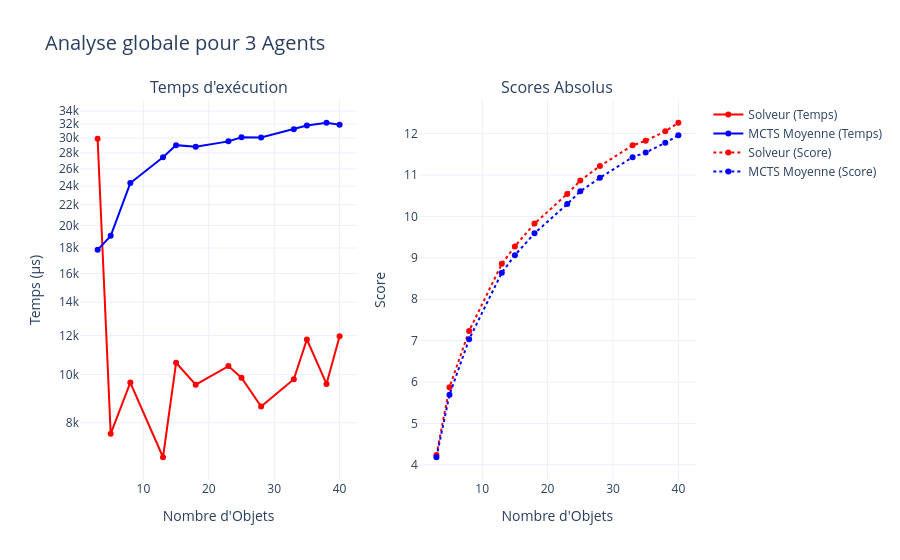
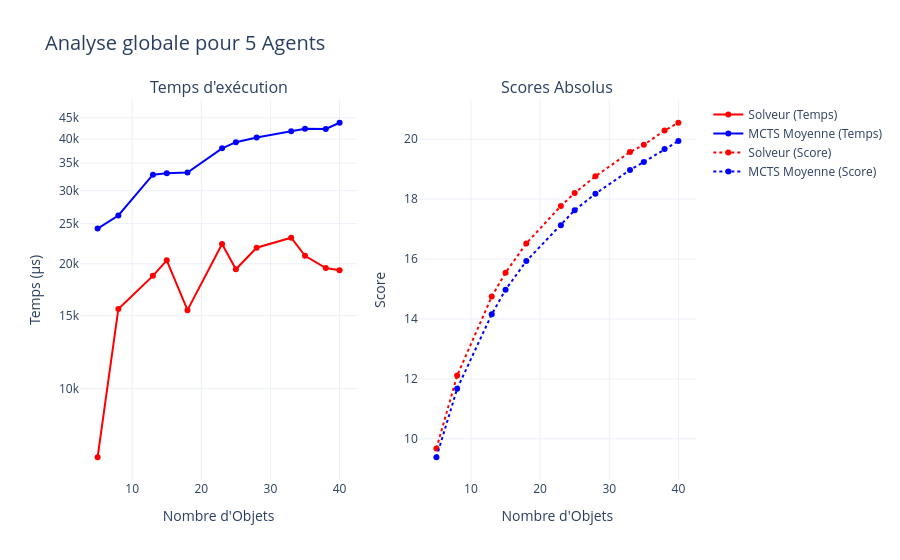
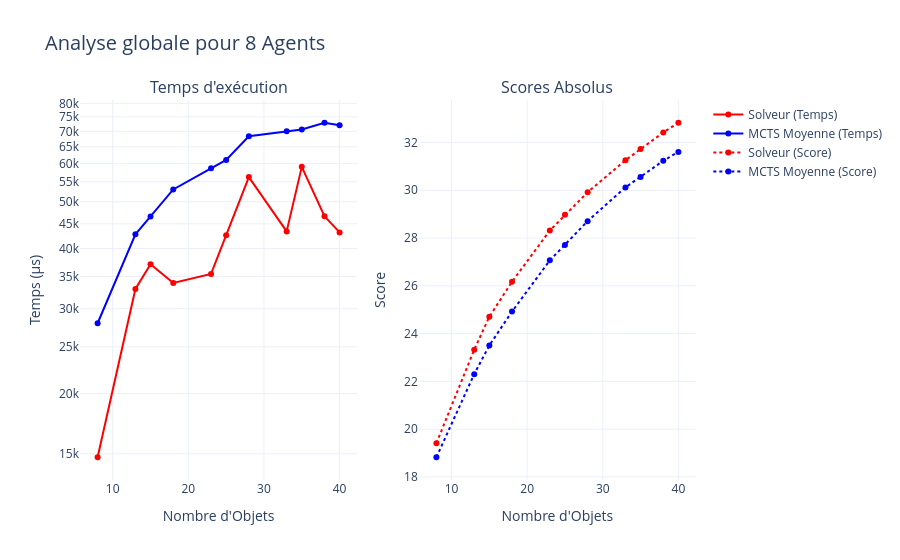
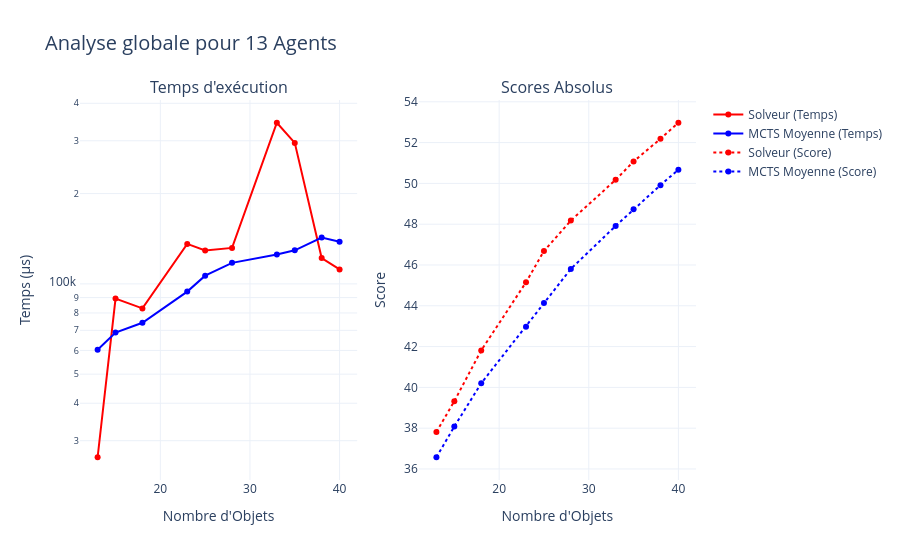

Notebook code for these charts, in order:
### Code cell
plot_comparisons_interactive(df)
plot_impact_ratio_interactive(df)
plot_ratio_impact_on_score_interactive(df)
plot_erreur_normalisee_interactive(df)

### Figure 1 — Plotly figure (JSON) as saved in the notebook; plotly's stock layout.template omitted (floating-point values rounded to 4 significant figures)
{"data": [{"line": {"color": "red"}, "mode": "lines+markers", "name": "Solveur (Temps)", "type": "scatter", "x": [3, 5, 8, 13, 15, 18, 23, 25, 28, 33, 35, 38, 40], "xaxis": "x", "y": [29890.0, 7600.0, 9639.0, 6817.0, 10570.0, 9547.0, 10410.0, 9863.0, 8627.0, 9794.0, 11770.0, 9581.0, 11950.0], "yaxis": "y"}, {"line": {"color": "blue"}, "mode": "lines+markers", "name": "MCTS Moyenne (Temps)", "type": "scatter", "x": [3, 5, 8, 13, 15, 18, 23, 25, 28, 33, 35, 38, 40], "xaxis": "x", "y": [17850.0, 19050.0, 24340.0, 27440.0, 29020.0, 28810.0, 29540.0, 30110.0, 30060.0, 31260.0, 31810.0, 32200.0, 31900.0], "yaxis": "y"}, {"line": {"color": "red", "dash": "dot"}, "mode": "lines+markers", "name": "Solveur (Score)", "type": "scatter", "x": [3, 5, 8, 13, 15, 18, 23, 25, 28, 33, 35, 38, 40], "xaxis": "x2", "y": [4.235, 5.873, 7.235, 8.855, 9.277, 9.829, 10.54, 10.87, 11.22, 11.72, 11.83, 12.06, 12.26], "yaxis": "y2"}, {"line": {"color": "blue", "dash": "dot"}, "mode": "lines+markers", "name": "MCTS Moyenne (Score)", "type": "scatter", "x": [3, 5, 8, 13, 15, 18, 23, 25, 28, 33, 35, 38, 40], "xaxis": "x2", "y": [4.183, 5.692, 7.033, 8.642, 9.064, 9.593, 10.3, 10.61, 10.93, 11.43, 11.54, 11.78, 11.96], "yaxis": "y2"}], "layout": {"annotations": [{"font": {"size": 16}, "showarrow": false, "text": "Temps d'exécution", "x": 0.225, "xanchor": "center", "xref": "paper", "y": 1, "yanchor": "bottom", "yref": "paper"}, {"font": {"size": 16}, "showarrow": false, "text": "Scores Absolus", "x": 0.775, "xanchor": "center", "xref": "paper", "y": 1, "yanchor": "bottom", "yref": "paper"}], "hovermode": "x unified", "title": {"font": {"size": 20}, "text": "Analyse globale pour 3 Agents"}, "xaxis": {"anchor": "y", "domain": [0, 0.45], "title": {"text": "Nombre d'Objets"}}, "xaxis2": {"anchor": "y2", "domain": [0.55, 1], "title": {"text": "Nombre d'Objets"}}, "yaxis": {"anchor": "x", "domain": [0, 1], "title": {"text": "Temps (µs)"}, "type": "log"}, "yaxis2": {"anchor": "x2", "domain": [0, 1], "title": {"text": "Score"}}}}

### Figure 2 — Plotly figure (JSON) as saved in the notebook; plotly's stock layout.template omitted (floating-point values rounded to 4 significant figures)
{"data": [{"line": {"color": "red"}, "mode": "lines+markers", "name": "Solveur (Temps)", "type": "scatter", "x": [5, 8, 13, 15, 18, 23, 25, 28, 33, 35, 38, 40], "xaxis": "x", "y": [6830.0, 15560.0, 18700.0, 20390.0, 15460.0, 22320.0, 19400.0, 21860.0, 23110.0, 20910.0, 19540.0, 19290.0], "yaxis": "y"}, {"line": {"color": "blue"}, "mode": "lines+markers", "name": "MCTS Moyenne (Temps)", "type": "scatter", "x": [5, 8, 13, 15, 18, 23, 25, 28, 33, 35, 38, 40], "xaxis": "x", "y": [24320.0, 26150.0, 32800.0, 33060.0, 33210.0, 37980.0, 39290.0, 40330.0, 41750.0, 42340.0, 42290.0, 43770.0], "yaxis": "y"}, {"line": {"color": "red", "dash": "dot"}, "mode": "lines+markers", "name": "Solveur (Score)", "type": "scatter", "x": [5, 8, 13, 15, 18, 23, 25, 28, 33, 35, 38, 40], "xaxis": "x2", "y": [9.68, 12.11, 14.75, 15.55, 16.52, 17.77, 18.2, 18.76, 19.57, 19.81, 20.29, 20.55], "yaxis": "y2"}, {"line": {"color": "blue", "dash": "dot"}, "mode": "lines+markers", "name": "MCTS Moyenne (Score)", "type": "scatter", "x": [5, 8, 13, 15, 18, 23, 25, 28, 33, 35, 38, 40], "xaxis": "x2", "y": [9.387, 11.67, 14.15, 14.98, 15.93, 17.13, 17.63, 18.18, 18.97, 19.24, 19.67, 19.94], "yaxis": "y2"}], "layout": {"annotations": [{"font": {"size": 16}, "showarrow": false, "text": "Temps d'exécution", "x": 0.225, "xanchor": "center", "xref": "paper", "y": 1, "yanchor": "bottom", "yref": "paper"}, {"font": {"size": 16}, "showarrow": false, "text": "Scores Absolus", "x": 0.775, "xanchor": "center", "xref": "paper", "y": 1, "yanchor": "bottom", "yref": "paper"}], "hovermode": "x unified", "title": {"font": {"size": 20}, "text": "Analyse globale pour 5 Agents"}, "xaxis": {"anchor": "y", "domain": [0, 0.45], "title": {"text": "Nombre d'Objets"}}, "xaxis2": {"anchor": "y2", "domain": [0.55, 1], "title": {"text": "Nombre d'Objets"}}, "yaxis": {"anchor": "x", "domain": [0, 1], "title": {"text": "Temps (µs)"}, "type": "log"}, "yaxis2": {"anchor": "x2", "domain": [0, 1], "title": {"text": "Score"}}}}

### Figure 3 — Plotly figure (JSON) as saved in the notebook; plotly's stock layout.template omitted (floating-point values rounded to 4 significant figures)
{"data": [{"line": {"color": "red"}, "mode": "lines+markers", "name": "Solveur (Temps)", "type": "scatter", "x": [8, 13, 15, 18, 23, 25, 28, 33, 35, 38, 40], "xaxis": "x", "y": [14760.0, 32970.0, 37110.0, 33930.0, 35430.0, 42600.0, 56270.0, 43410.0, 59080.0, 46660.0, 43200.0], "yaxis": "y"}, {"line": {"color": "blue"}, "mode": "lines+markers", "name": "MCTS Moyenne (Temps)", "type": "scatter", "x": [8, 13, 15, 18, 23, 25, 28, 33, 35, 38, 40], "xaxis": "x", "y": [27990.0, 42820.0, 46630.0, 53030.0, 58680.0, 61050.0, 68390.0, 70070.0, 70620.0, 72940.0, 72070.0], "yaxis": "y"}, {"line": {"color": "red", "dash": "dot"}, "mode": "lines+markers", "name": "Solveur (Score)", "type": "scatter", "x": [8, 13, 15, 18, 23, 25, 28, 33, 35, 38, 40], "xaxis": "x2", "y": [19.41, 23.33, 24.71, 26.17, 28.32, 28.98, 29.92, 31.26, 31.73, 32.42, 32.83], "yaxis": "y2"}, {"line": {"color": "blue", "dash": "dot"}, "mode": "lines+markers", "name": "MCTS Moyenne (Score)", "type": "scatter", "x": [8, 13, 15, 18, 23, 25, 28, 33, 35, 38, 40], "xaxis": "x2", "y": [18.82, 22.3, 23.51, 24.92, 27.07, 27.71, 28.71, 30.12, 30.55, 31.24, 31.61], "yaxis": "y2"}], "layout": {"annotations": [{"font": {"size": 16}, "showarrow": false, "text": "Temps d'exécution", "x": 0.225, "xanchor": "center", "xref": "paper", "y": 1, "yanchor": "bottom", "yref": "paper"}, {"font": {"size": 16}, "showarrow": false, "text": "Scores Absolus", "x": 0.775, "xanchor": "center", "xref": "paper", "y": 1, "yanchor": "bottom", "yref": "paper"}], "hovermode": "x unified", "title": {"font": {"size": 20}, "text": "Analyse globale pour 8 Agents"}, "xaxis": {"anchor": "y", "domain": [0, 0.45], "title": {"text": "Nombre d'Objets"}}, "xaxis2": {"anchor": "y2", "domain": [0.55, 1], "title": {"text": "Nombre d'Objets"}}, "yaxis": {"anchor": "x", "domain": [0, 1], "title": {"text": "Temps (µs)"}, "type": "log"}, "yaxis2": {"anchor": "x2", "domain": [0, 1], "title": {"text": "Score"}}}}

### Figure 4 — Plotly figure (JSON) as saved in the notebook; plotly's stock layout.template omitted (floating-point values rounded to 4 significant figures)
{"data": [{"line": {"color": "red"}, "mode": "lines+markers", "name": "Solveur (Temps)", "type": "scatter", "x": [13, 15, 18, 23, 25, 28, 33, 35, 38, 40], "xaxis": "x", "y": [26420.0, 89320.0, 82850.0, 135900.0, 129200.0, 131800.0, 344500.0, 295200.0, 122000.0, 111800.0], "yaxis": "y"}, {"line": {"color": "blue"}, "mode": "lines+markers", "name": "MCTS Moyenne (Temps)", "type": "scatter", "x": [13, 15, 18, 23, 25, 28, 33, 35, 38, 40], "xaxis": "x", "y": [60340.0, 68830.0, 74210.0, 94230.0, 106500.0, 117500.0, 125400.0, 129400.0, 142700.0, 138100.0], "yaxis": "y"}, {"line": {"color": "red", "dash": "dot"}, "mode": "lines+markers", "name": "Solveur (Score)", "type": "scatter", "x": [13, 15, 18, 23, 25, 28, 33, 35, 38, 40], "xaxis": "x2", "y": [37.81, 39.33, 41.81, 45.15, 46.69, 48.18, 50.17, 51.08, 52.19, 52.97], "yaxis": "y2"}, {"line": {"color": "blue", "dash": "dot"}, "mode": "lines+markers", "name": "MCTS Moyenne (Score)", "type": "scatter", "x": [13, 15, 18, 23, 25, 28, 33, 35, 38, 40], "xaxis": "x2", "y": [36.58, 38.08, 40.2, 42.98, 44.13, 45.81, 47.92, 48.73, 49.92, 50.67], "yaxis": "y2"}], "layout": {"annotations": [{"font": {"size": 16}, "showarrow": false, "text": "Temps d'exécution", "x": 0.225, "xanchor": "center", "xref": "paper", "y": 1, "yanchor": "bottom", "yref": "paper"}, {"font": {"size": 16}, "showarrow": false, "text": "Scores Absolus", "x": 0.775, "xanchor": "center", "xref": "paper", "y": 1, "yanchor": "bottom", "yref": "paper"}], "hovermode": "x unified", "title": {"font": {"size": 20}, "text": "Analyse globale pour 13 Agents"}, "xaxis": {"anchor": "y", "domain": [0, 0.45], "title": {"text": "Nombre d'Objets"}}, "xaxis2": {"anchor": "y2", "domain": [0.55, 1], "title": {"text": "Nombre d'Objets"}}, "yaxis": {"anchor": "x", "domain": [0, 1], "title": {"text": "Temps (µs)"}, "type": "log"}, "yaxis2": {"anchor": "x2", "domain": [0, 1], "title": {"text": "Score"}}}}
